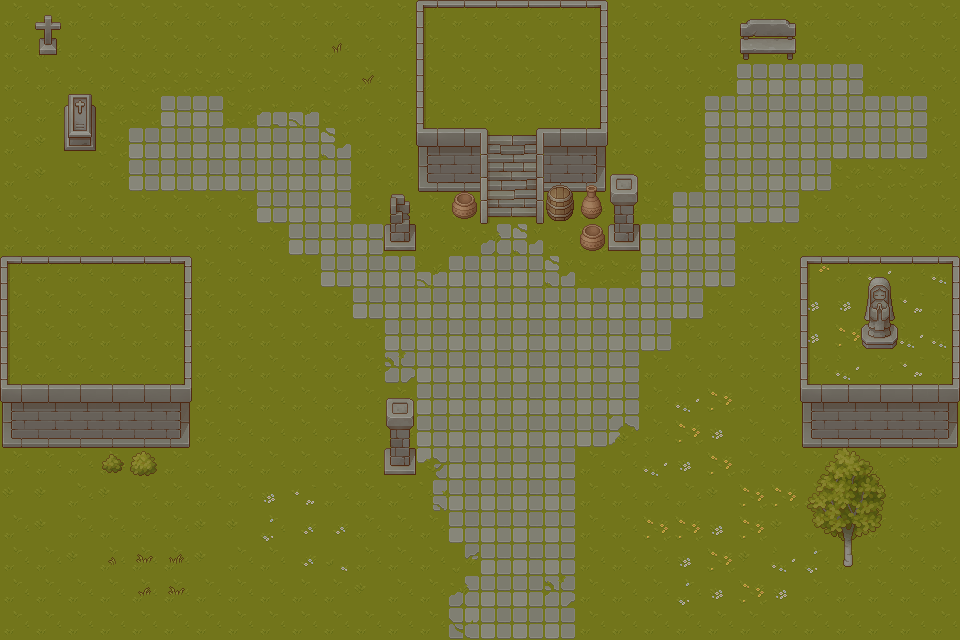

This is a level from a 2D game, rendered from its Tiled map with the project's own tilesets. A one-line summary and the complete map file follow:
An orthogonal 30x20 tile map with 32x32 px tiles, 4 tile layers (Grass, Stone Wall, Plants, Props), 6 tilesets.

<map version="1.9" tiledversion="1.9.1" orientation="orthogonal" renderorder="right-down" width="30" height="20" tilewidth="32" tileheight="32" infinite="0" nextlayerid="5" nextobjectid="1">
 <tileset firstgid="1" source="Grass.tsx" />
 <tileset firstgid="65" source="Stone Path.tsx" />
 <tileset firstgid="129" source="Stone Walll.tsx" />
 <tileset firstgid="385" source="Structures.tsx" />
 <tileset firstgid="641" source="Plants.tsx" />
 <tileset firstgid="897" source="Props.tsx" />
 <layer id="1" name="Grass" width="30" height="20">
  <data encoding="csv">
18,18,18,18,18,18,18,18,18,18,18,18,18,18,18,18,18,18,18,18,18,18,18,18,18,18,18,18,18,18,
18,18,18,18,18,18,18,18,18,18,18,18,18,18,18,18,18,18,18,18,18,18,18,18,18,18,18,18,18,18,
18,18,18,18,26,26,26,26,18,18,26,18,18,18,18,18,18,18,18,18,18,18,18,33,33,33,33,18,18,18,
18,18,18,26,26,33,33,26,38,39,26,18,18,18,18,18,18,18,18,18,18,18,33,33,33,33,33,33,33,18,
18,2,2,26,33,33,33,33,33,33,62,18,18,18,18,18,18,18,18,18,18,18,33,33,33,33,33,33,33,18,
18,2,18,18,33,33,33,33,33,33,33,18,18,18,18,18,18,18,18,18,18,26,33,33,33,33,26,26,26,18,
18,18,18,18,18,18,18,18,33,33,33,18,18,18,18,18,18,18,18,18,26,33,33,33,33,18,18,18,18,18,
18,18,18,18,18,18,18,18,18,33,33,33,18,18,18,61,62,18,26,18,33,33,33,18,18,18,18,18,18,18,
18,18,18,18,18,18,18,18,18,18,33,33,33,39,33,33,33,62,26,26,33,33,33,18,18,15,18,29,18,29,
18,18,18,18,18,18,18,18,18,18,18,33,33,33,33,33,33,33,33,33,33,33,18,18,18,13,13,14,7,18,
18,18,18,18,18,18,18,18,18,18,18,18,33,33,33,33,33,33,33,33,33,18,18,18,18,13,30,30,29,29,
18,18,18,18,18,18,18,18,18,18,18,18,50,33,33,33,33,33,33,33,18,18,18,18,18,18,29,18,7,18,
18,18,18,18,18,18,18,18,18,18,18,18,18,33,33,33,33,33,33,33,18,29,30,18,18,18,18,18,18,18,
18,18,18,18,18,18,18,18,18,18,18,18,18,33,33,33,33,33,33,57,18,30,13,18,18,18,18,18,18,18,
18,18,18,18,18,18,18,18,18,18,18,18,18,58,33,33,33,33,18,18,29,13,30,18,18,18,18,18,2,2,
2,2,18,2,18,18,18,18,13,7,18,18,18,51,33,33,33,33,18,18,18,18,2,30,30,18,18,18,18,2,
18,2,18,18,18,18,2,2,22,32,32,18,18,18,33,33,33,33,18,18,30,30,13,30,2,18,18,18,18,2,
18,18,2,18,18,18,2,18,18,32,8,18,18,18,59,33,33,33,18,18,18,13,30,2,29,22,18,18,18,18,
18,18,18,18,18,18,18,18,18,18,18,2,18,18,61,33,33,50,18,18,18,22,13,30,13,18,18,18,18,18,
18,18,18,18,18,18,18,18,18,18,18,18,18,18,49,33,33,33,18,18,18,18,18,18,18,18,18,18,18,18
</data>
 </layer>
 <layer id="2" name="Stone Wall" width="30" height="20">
  <data encoding="csv">
0,0,0,0,0,0,0,0,0,0,0,0,0,146,147,147,147,147,148,0,0,0,0,0,0,0,0,0,0,0,
0,0,0,0,0,0,0,0,0,0,0,0,0,162,0,0,0,0,164,0,0,0,0,0,0,0,0,0,0,0,
0,0,0,0,0,0,0,0,0,0,0,0,0,162,0,0,0,0,164,0,0,0,0,0,0,0,0,0,0,0,
0,0,0,0,0,0,0,0,0,0,0,0,0,162,0,0,0,0,164,0,0,0,0,0,0,0,0,0,0,0,
0,0,0,0,0,0,0,0,0,0,0,0,0,178,151,402,403,151,180,0,0,0,0,0,0,0,0,0,0,0,
0,0,0,0,0,0,0,0,0,0,0,0,0,194,167,418,419,167,196,0,0,0,0,0,0,0,0,0,0,0,
0,0,0,0,0,0,0,0,0,0,0,0,0,0,0,434,435,0,0,0,0,0,0,0,0,0,0,0,0,0,
0,0,0,0,0,0,0,0,0,0,0,0,0,0,0,0,0,0,0,0,0,0,0,0,0,0,0,0,0,0,
146,147,147,147,147,148,0,0,0,0,0,0,0,0,0,0,0,0,0,0,0,0,0,0,0,146,147,147,147,148,
162,0,0,0,0,164,0,0,0,0,0,0,0,0,0,0,0,0,0,0,0,0,0,0,0,162,0,0,0,164,
162,0,0,0,0,164,0,0,0,0,0,0,0,0,0,0,0,0,0,0,0,0,0,0,0,162,0,0,0,164,
162,0,0,0,0,164,0,0,0,0,0,0,0,0,0,0,0,0,0,0,0,0,0,0,0,162,0,0,0,164,
178,179,179,179,179,180,0,0,0,0,0,0,0,0,0,0,0,0,0,0,0,0,0,0,0,178,151,151,151,180,
194,195,195,195,195,196,0,0,0,0,0,0,0,0,0,0,0,0,0,0,0,0,0,0,0,194,167,167,167,196,
0,0,0,0,0,0,0,0,0,0,0,0,0,0,0,0,0,0,0,0,0,0,0,0,0,0,0,0,0,0,
0,0,0,0,0,0,0,0,0,0,0,0,0,0,0,0,0,0,0,0,0,0,0,0,0,0,0,0,0,0,
0,0,0,0,0,0,0,0,0,0,0,0,0,0,0,0,0,0,0,0,0,0,0,0,0,0,0,0,0,0,
0,0,0,0,0,0,0,0,0,0,0,0,0,0,0,0,0,0,0,0,0,0,0,0,0,0,0,0,0,0,
0,0,0,0,0,0,0,0,0,0,0,0,0,0,0,0,0,0,0,0,0,0,0,0,0,0,0,0,0,0,
0,0,0,0,0,0,0,0,0,0,0,0,0,0,0,0,0,0,0,0,0,0,0,0,0,0,0,0,0,0
</data>
 </layer>
 <layer id="3" name="Plants" width="30" height="20">
  <data encoding="csv">
0,0,0,0,0,0,0,0,0,0,0,0,0,0,0,0,0,0,0,0,0,0,0,0,0,0,0,0,0,0,
0,0,0,0,0,0,0,0,0,0,882,0,0,0,0,0,0,0,0,0,0,0,0,0,0,0,0,0,0,0,
0,0,0,0,0,0,0,0,0,0,0,868,0,0,0,0,0,0,0,0,0,0,0,0,0,0,0,0,0,0,
0,0,0,0,0,0,0,0,0,0,0,0,0,0,0,0,0,0,0,0,0,0,0,0,0,0,0,0,0,0,
0,0,0,0,0,0,0,0,0,0,0,0,0,0,0,0,0,0,0,0,0,0,0,0,0,0,0,0,0,0,
0,0,0,0,0,0,0,0,0,0,0,0,0,0,0,0,0,0,0,0,0,0,0,0,0,0,0,0,0,0,
0,0,0,0,0,0,0,0,0,0,0,0,0,0,0,0,0,0,0,0,0,0,0,0,0,0,0,0,0,0,
0,0,0,0,0,0,0,0,0,0,0,0,0,0,0,0,0,0,0,0,0,0,0,0,0,0,0,0,0,0,
0,0,0,0,0,0,0,0,0,0,0,0,0,0,0,0,0,0,0,0,0,0,0,0,0,0,0,0,0,0,
0,0,0,0,0,0,0,0,0,0,0,0,0,0,0,0,0,0,0,0,0,0,0,0,0,0,0,0,0,0,
0,0,0,0,0,0,0,0,0,0,0,0,0,0,0,0,0,0,0,0,0,0,0,0,0,0,0,0,0,0,
0,0,0,0,0,0,0,0,0,0,0,0,0,0,0,0,0,0,0,0,0,0,0,0,0,0,0,0,0,0,
0,0,0,0,0,0,0,0,0,0,0,0,0,0,0,0,0,0,0,0,0,0,0,0,0,0,0,0,0,0,
0,0,0,0,0,0,0,0,0,0,0,0,0,0,0,0,0,0,0,0,0,0,0,0,0,0,0,0,0,0,
0,0,0,738,740,0,0,0,0,0,0,0,0,0,0,0,0,0,0,0,0,0,0,0,0,666,667,668,0,0,
0,0,0,0,0,0,0,0,0,0,0,0,0,0,0,0,0,0,0,0,0,0,0,0,0,682,683,684,0,0,
0,0,0,0,0,0,0,0,0,0,0,0,0,0,0,0,0,0,0,0,0,0,0,0,0,698,699,700,0,0,
0,0,0,883,833,835,0,0,0,0,0,0,0,0,0,0,0,0,0,0,0,0,0,0,0,0,715,0,0,0,
0,0,0,0,851,833,0,0,0,0,0,0,0,0,0,0,0,0,0,0,0,0,0,0,0,0,0,0,0,0,
0,0,0,0,0,0,0,0,0,0,0,0,0,0,0,0,0,0,0,0,0,0,0,0,0,0,0,0,0,0
</data>
 </layer>
 <layer id="4" name="Props" width="30" height="20">
  <data encoding="csv">
0,1048,0,0,0,0,0,0,0,0,0,0,0,0,0,0,0,0,0,0,0,0,0,906,907,0,0,0,0,0,
0,1064,0,0,0,0,0,0,0,0,0,0,0,0,0,0,0,0,0,0,0,0,0,922,923,0,0,0,0,0,
0,0,970,0,0,0,0,0,0,0,0,0,0,0,0,0,0,0,0,0,0,0,0,0,0,0,0,0,0,0,
0,0,986,0,0,0,0,0,0,0,0,0,0,0,0,0,0,0,0,0,0,0,0,0,0,0,0,0,0,0,
0,0,1002,0,0,0,0,0,0,0,0,0,0,0,0,0,0,0,0,0,0,0,0,0,0,0,0,0,0,0,
0,0,0,0,0,0,0,0,0,0,0,0,0,0,0,0,0,966,998,988,0,0,0,0,0,0,0,0,0,0,
0,0,0,0,0,0,0,0,0,0,0,0,1006,0,1046,0,0,982,1014,1004,0,0,0,0,0,0,0,0,0,0,
0,0,0,0,0,0,0,0,0,0,0,0,1022,0,0,0,0,0,1046,1020,0,0,0,0,0,0,0,0,0,0,
0,0,0,0,0,0,0,0,0,0,0,0,0,0,0,0,0,0,0,0,0,0,0,0,0,0,0,911,0,0,
0,0,0,0,0,0,0,0,0,0,0,0,0,0,0,0,0,0,0,0,0,0,0,0,0,0,0,927,0,0,
0,0,0,0,0,0,0,0,0,0,0,0,0,0,0,0,0,0,0,0,0,0,0,0,0,0,942,943,944,0,
0,0,0,0,0,0,0,0,0,0,0,0,0,0,0,0,0,0,0,0,0,0,0,0,0,0,0,0,0,0,
0,0,0,0,0,0,0,0,0,0,0,0,988,0,0,0,0,0,0,0,0,0,0,0,0,0,0,0,0,0,
0,0,0,0,0,0,0,0,0,0,0,0,1004,0,0,0,0,0,0,0,0,0,0,0,0,0,0,0,0,0,
0,0,0,0,0,0,0,0,0,0,0,0,1020,0,0,0,0,0,0,0,0,0,0,0,0,0,0,0,0,0,
0,0,0,0,0,0,0,0,0,0,0,0,0,0,0,0,0,0,0,0,0,0,0,0,0,0,0,0,0,0,
0,0,0,0,0,0,0,0,0,0,0,0,0,0,0,0,0,0,0,0,0,0,0,0,0,0,0,0,0,0,
0,0,0,0,0,0,0,0,0,0,0,0,0,0,0,0,0,0,0,0,0,0,0,0,0,0,0,0,0,0,
0,0,0,0,0,0,0,0,0,0,0,0,0,0,0,0,0,0,0,0,0,0,0,0,0,0,0,0,0,0,
0,0,0,0,0,0,0,0,0,0,0,0,0,0,0,0,0,0,0,0,0,0,0,0,0,0,0,0,0,0
</data>
 </layer>
</map>
